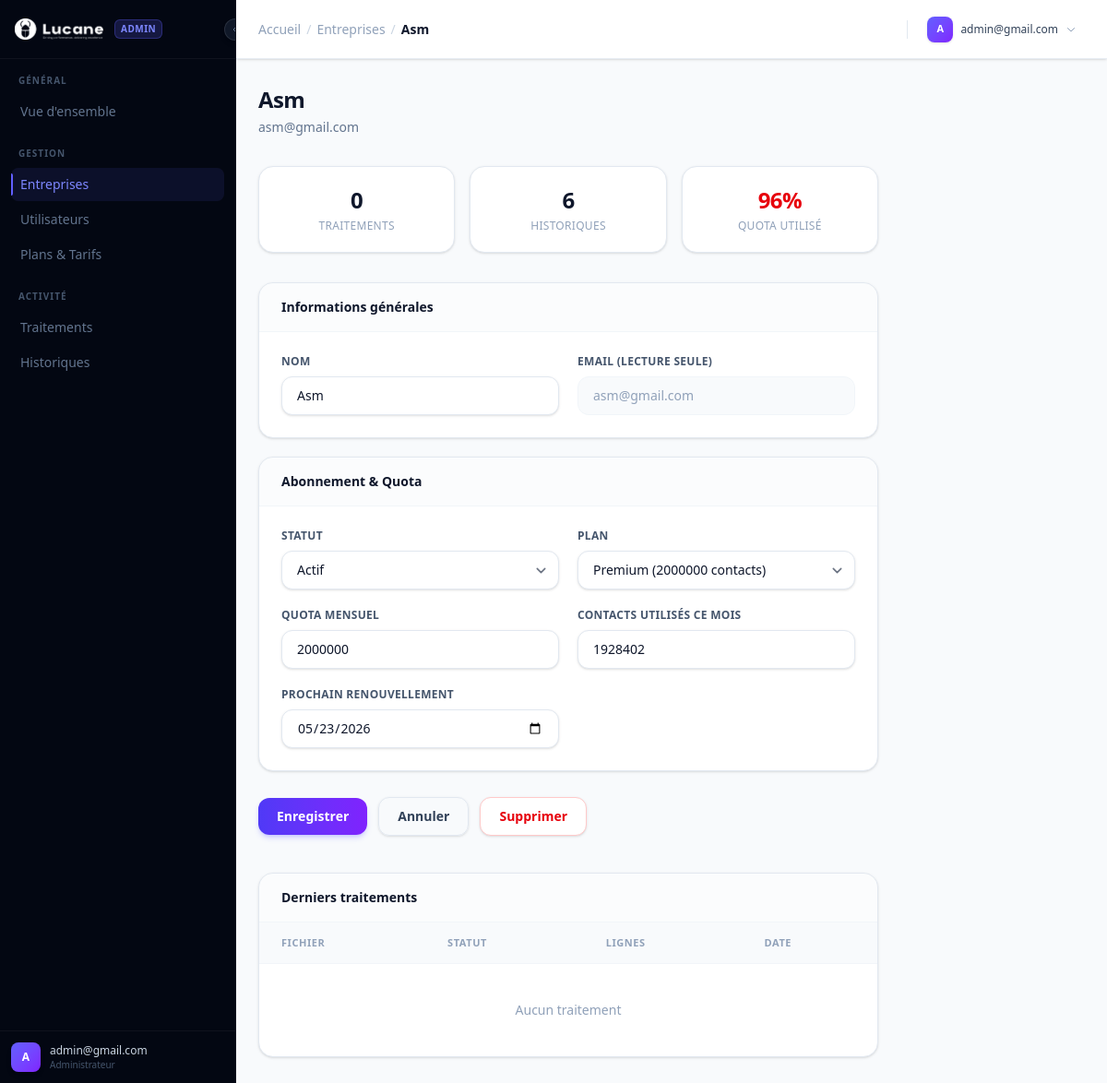
Page /dashboard/admin/companies/3/edit/ (signed in) on the earlier database version.
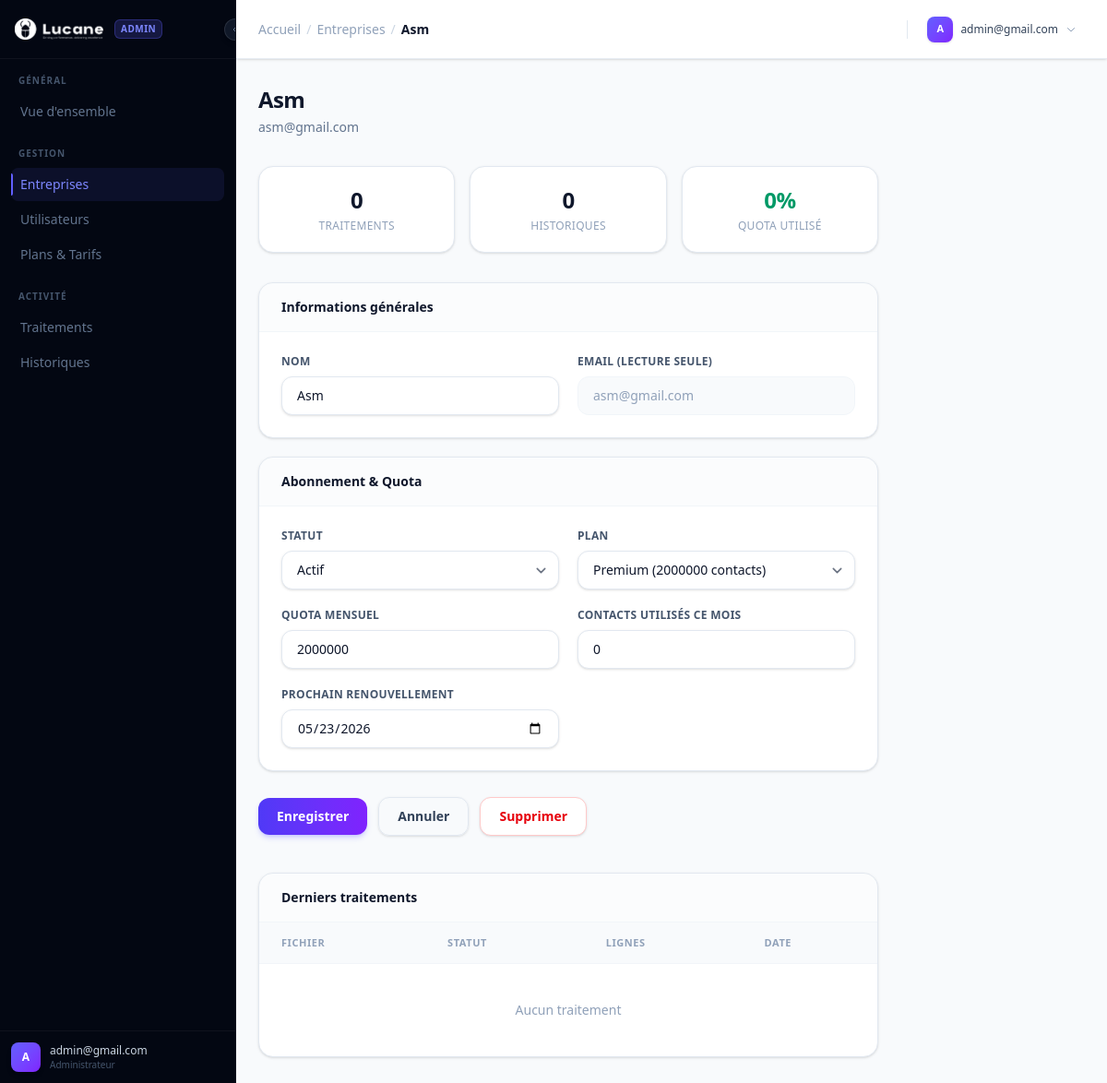
Same page on the later database version.
### apps/companies/models.py (models this page shows, shortened)
class Company(models.Model):
    SUBSCRIPTION_CHOICES = [
        ('trial', 'Essai'),
        ('active', 'Actif'),
        ('expired', 'Expiré'),
        ('suspended', 'Suspendu'),
    ]
    name = models.CharField('Nom', max_length=255)
    user = models.OneToOneField(
        settings.AUTH_USER_MODEL,
        on_delete=models.CASCADE,
        related_name='company'
    )
    subscription_status = models.CharField(
        'Statut abonnement',
        max_length=20,
        choices=SUBSCRIPTION_CHOICES,
        default='trial'
    )
    current_plan = models.ForeignKey(
        'billing.Plan',
        on_delete=models.SET_NULL,
        null=True,
        blank=True,
        related_name='companies'
    )
    monthly_quota = models.IntegerField('Quota mensuel', default=500)
    contacts_used_this_month = models.IntegerField('Contacts utilisés ce mois', default=0)
    quota_reset_at = models.DateField('Prochain renouvellement', null=True, blank=True)
    created_at = models.DateTimeField(auto_now_add=True)
    logo = models.ImageField('Logo', upload_to='company_logos/', null=True, blank=True)
    class Meta:
        verbose_name = 'Entreprise'
        verbose_name_plural = 'Entreprises'

### apps/accounts/models.py (models this page shows, shortened)
class User(AbstractUser):
    username = None
    email = models.EmailField('email', unique=True)
    is_company = models.BooleanField('Entreprise', default=False)
    is_admin = models.BooleanField('Admin plateforme', default=False)
    USERNAME_FIELD = 'email'
    REQUIRED_FIELDS = []
    objects = UserManager()
    class Meta:
        verbose_name = 'Utilisateur'
        verbose_name_plural = 'Utilisateurs'

### apps/billing/models.py (models this page shows, shortened)
class Plan(models.Model):
    name = models.CharField('Nom', max_length=100)
    price = models.DecimalField('Prix mensuel (MAD)', max_digits=10, decimal_places=2, default=0)
    monthly_quota = models.IntegerField('Quota mensuel (contacts)', default=500)
    features = models.JSONField('Fonctionnalités', default=list, blank=True)
    stripe_price_id = models.CharField('Stripe Price ID', max_length=255, blank=True)
    is_active = models.BooleanField('Actif', default=True)
    class Meta:
        verbose_name = 'Plan'
        verbose_name_plural = 'Plans'

### apps/dashboard/views.py (the view, shortened to what this page needs)
# urls.py: path('admin/companies/<int:pk>/edit/', views.admin_company_edit, name='admin_company_edit'),
@login_required
@admin_required
def admin_company_edit(request, pk):
    company = get_object_or_404(Company, pk=pk)
    plans = Plan.objects.filter(is_active=True).order_by('price')
    company.quota_percent = min(100, (company.contacts_used_this_month / company.monthly_quota * 100) if company.monthly_quota else 0)
    return render(request, 'dashboard/admin_company_edit.html', {'company': company, 'plans': plans})

### templates/dashboard/admin_company_edit.html (shortened to what the changed rows need)
{% extends "dashboard/admin_base.html" %}
{% load lucide %}
{% block admin_breadcrumb %}
<div class="flex items-center gap-1.5 text-sm">
    <a href="{% url 'dashboard:admin_dashboard' %}" class="text-slate-400 hover:text-slate-700 transition-colors">Accueil</a>
    <span class="text-slate-300">/</span>
    <a href="{% url 'dashboard:admin_companies' %}" class="text-slate-400 hover:text-slate-700 transition-colors">Entreprises</a>
    <span class="text-slate-300">/</span>
    <span class="font-semibold text-slate-900">{{ company.name }}</span>
</div>
{% endblock %}
{% block content %}
<div class="max-w-2xl">
    <div class="mb-8">
        <h2 class="text-2xl font-bold text-slate-900 tracking-tight">{{ company.name }}</h2>
        <p class="mt-1 text-sm text-slate-500">{{ company.user.email }}</p>
    </div>
    <div class="mb-8 grid grid-cols-3 gap-4">
        <div class="rounded-2xl border border-slate-200 bg-white p-5 text-center shadow-sm
                    hover:shadow-md hover:border-indigo-200 transition-all">
            <p class="text-2xl font-bold text-slate-900 tracking-tight">{{ company.uploads.count }}</p>
            <p class="mt-1 text-xs font-medium text-slate-400 uppercase tracking-wide">Traitements</p>
        </div>
        <div class="rounded-2xl border border-slate-200 bg-white p-5 text-center shadow-sm
                    hover:shadow-md hover:border-violet-200 transition-all">
            <p class="text-2xl font-bold text-slate-900 tracking-tight">{{ company.processings.count }}</p>
            <p class="mt-1 text-xs font-medium text-slate-400 uppercase tracking-wide">Historiques</p>
        </div>
        <div class="rounded-2xl border border-slate-200 bg-white p-5 text-center shadow-sm
                    hover:shadow-md transition-all
                    {% if company.quota_percent >= 90 %}hover:border-red-200{% elif company.quota_percent >= 70 %}hover:border-amber-200{% else %}hover:border-emerald-200{% endif %}">
            <p class="text-2xl font-bold tracking-tight
                {% if company.quota_percent >= 90 %}text-red-600
                {% elif company.quota_percent >= 70 %}text-amber-600
                {% else %}text-emerald-600{% endif %}">
                {{ company.quota_percent|floatformat:0 }}%
            </p>
            <p class="mt-1 text-xs font-medium text-slate-400 uppercase tracking-wide">Quota utilisé</p>
        </div>
    </div>
    <form method="post">
        <div class="mb-5 rounded-2xl border border-slate-200 bg-white shadow-sm overflow-hidden">
            <div class="grid gap-5 p-6 sm:grid-cols-2">
                <div>
                    <label class="mb-2 block text-xs font-semibold text-slate-600 uppercase tracking-wide">Nom</label>
                    <input type="text" name="name" value="{{ company.name }}" required
                           class="w-full rounded-xl border border-slate-200 bg-white px-4 py-2.5 text-sm
                                  text-slate-900 shadow-sm focus:border-indigo-400 focus:outline-none
                                  focus:ring-2 focus:ring-indigo-400/20 transition-all">
                </div>
                <div>
                    <label class="mb-2 block text-xs font-semibold text-slate-600 uppercase tracking-wide">Email (lecture seule)</label>
                    <input type="email" value="{{ company.user.email }}" disabled
                           class="w-full rounded-xl border border-slate-100 bg-slate-50 px-4 py-2.5
                                  text-sm text-slate-400 cursor-not-allowed">
                </div>
            </div>
        </div>
        <div class="mb-7 rounded-2xl border border-slate-200 bg-white shadow-sm overflow-hidden">
            <div class="grid gap-5 p-6 sm:grid-cols-2">
                <div>
                    <label class="mb-2 block text-xs font-semibold text-slate-600 uppercase tracking-wide">Statut</label>
                    <select name="subscription_status"
                            class="w-full rounded-xl border border-slate-200 bg-white px-4 py-2.5 text-sm
                                   text-slate-900 shadow-sm focus:border-indigo-400 focus:outline-none
                                   focus:ring-2 focus:ring-indigo-400/20 transition-all">
                        <option value="active"    {% if company.subscription_status == 'active' %}selected{% endif %}>Actif</option>
                    </select>
                </div>
                <div>
                    <label class="mb-2 block text-xs font-semibold text-slate-600 uppercase tracking-wide">Plan</label>
                    <select name="current_plan"
                            class="w-full rounded-xl border border-slate-200 bg-white px-4 py-2.5 text-sm
                                   text-slate-900 shadow-sm focus:border-indigo-400 focus:outline-none
                                   focus:ring-2 focus:ring-indigo-400/20 transition-all">
                        {% for plan in plans %}
                        <option value="{{ plan.pk }}" {% if company.current_plan_id == plan.pk %}selected{% endif %}>
                            {{ plan.name }} ({{ plan.monthly_quota }} contacts)
                        </option>
                        {% endfor %}
                    </select>
                </div>
                <div>
                    <label class="mb-2 block text-xs font-semibold text-slate-600 uppercase tracking-wide">Quota mensuel</label>
                    <input type="number" name="monthly_quota" value="{{ company.monthly_quota }}" min="0"
                           class="w-full rounded-xl border border-slate-200 bg-white px-4 py-2.5 text-sm
                                  text-slate-900 shadow-sm focus:border-indigo-400 focus:outline-none
                                  focus:ring-2 focus:ring-indigo-400/20 transition-all">
                </div>
                <div>
                    <label class="mb-2 block text-xs font-semibold text-slate-600 uppercase tracking-wide">Contacts utilisés ce mois</label>
                    <input type="number" name="contacts_used_this_month" value="{{ company.contacts_used_this_month }}" min="0"
                           class="w-full rounded-xl border border-slate-200 bg-white px-4 py-2.5 text-sm
                                  text-slate-900 shadow-sm focus:border-indigo-400 focus:outline-none
                                  focus:ring-2 focus:ring-indigo-400/20 transition-all">
                </div>
                <div>
                    <label class="mb-2 block text-xs font-semibold text-slate-600 uppercase tracking-wide">Prochain renouvellement</label>
                    <input type="date" name="quota_reset_at"
                           value="{{ company.quota_reset_at|date:'Y-m-d'|default:'' }}"
                           class="w-full rounded-xl border border-slate-200 bg-white px-4 py-2.5 text-sm
                                  text-slate-900 shadow-sm focus:border-indigo-400 focus:outline-none
                                  focus:ring-2 focus:ring-indigo-400/20 transition-all">
                </div>
            </div>
        </div>
    </form>
    <div class="mt-10 rounded-2xl border border-slate-200 bg-white shadow-sm overflow-hidden">
        <table class="w-full text-sm">
            <thead>
                <tr class="bg-slate-50 border-b border-slate-100">
                    <th class="px-6 py-3.5 text-left text-[11px] font-semibold uppercase tracking-wider text-slate-400">Fichier</th>
                    <th class="px-6 py-3.5 text-left text-[11px] font-semibold uppercase tracking-wider text-slate-400">Statut</th>
                    <th class="px-6 py-3.5 text-left text-[11px] font-semibold uppercase tracking-wider text-slate-400">Lignes</th>
                    <th class="px-6 py-3.5 text-left text-[11px] font-semibold uppercase tracking-wider text-slate-400">Date</th>
                </tr>
            </thead>
        </table>
    </div>
</div>
{% endblock %}

Differences in the rows shown:
changed Company "Asm": processings.count "6" → "0"; quota_percent "96" → "0"; contacts_used_this_month "1928402" → "0"
